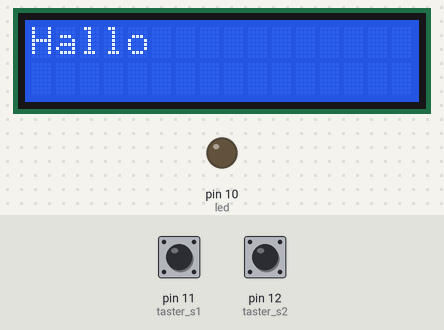
Recording of a sketch running on a simulated Arduino Uno, built with avr-gcc and run on an emulated ATmega328P. Parts: 16×2 character LCD, output pins drawn as LEDs (lit = HIGH). Dashed ring = blinking. Inputs (shaded band) come from the test bench; at power-on: pin 12 (taster_s2) LOW, pin 11 (taster_s1) HIGH. What the sketch prints to the serial monitor is not drawn.

Above: at 1.2 s.
1.3 s: pin 12 (taster_s2) pulled HIGH for 0.15 s
At 2.1 s:
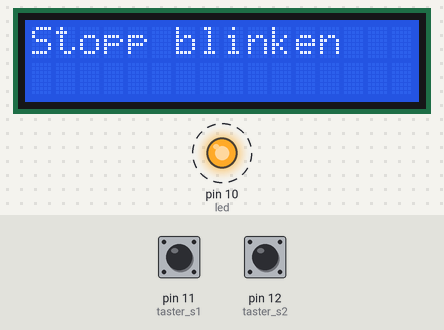
3.8 s: pin 12 (taster_s2) pulled HIGH for 3.2 s
At 5.9 s:
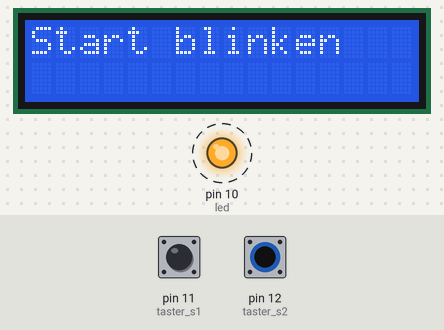
8.5 s: pin 11 (taster_s1) pulled LOW for 0.15 s
Timing chart, 0 to 17.6 s (numbered marks = the images above; inputs shaded):
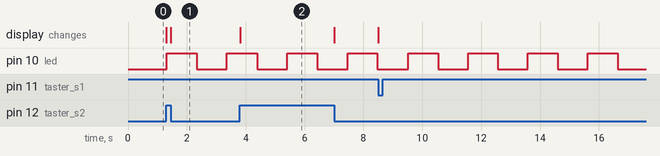

The sketch:

menu_mit_switch_case.ino
```cpp
#include <LiquidCrystal.h>

#define rs 2
#define e 3
#define d4 4
#define d5 5
#define d6 6
#define d7 7
#define spalten 16
#define zeilen 2
#define taster_s1 11
#define taster_s2 12
#define led 10

LiquidCrystal lcd(rs,e,d4,d5,d6,d7);

int menu = 0;
int funktion = 0;
int s1 = 0;
int alt_s1 = 1;
int s2 = 0;
int alt_s2 = 1;
int hilfe = 0;

void setup(){
  Serial.begin(9600);
  lcd.begin(spalten,zeilen);
  pinMode(led, OUTPUT);
  lcd.clear();
}

void loop(){
  s1 = digitalRead(taster_s1);
  s2 = digitalRead(taster_s2);

  if(s1 != alt_s1 || s2 != alt_s2){
    switch (menu) {
      case 0:
        lcd.print("Hallo");
        if(s1 == HIGH)
          menu = 1;
        break;

      case 1:
        lcd.clear();
        lcd.print("Start blinken");
        if(s1 == HIGH)
          menu = 2;
        if(s2 == HIGH)
          funktion = 1;
        break;

      case 2:
        lcd.clear();
        lcd.print("Stopp blinken");
        if(s1 == HIGH)
          menu = 1;
        if(s2 == HIGH)
          funktion = 0;
        break;
    }
    alt_s1 = s1;
    alt_s2 = s2;
    delay(10);
  }

    switch (funktion) {
      case 0:
        digitalWrite(led, LOW);
        break;
      case 1:
        Serial.println(hilfe);
        if(hilfe < 100){
          digitalWrite(led, HIGH);
          delay(10);
          hilfe++;
        }
        else if(hilfe > 99 && hilfe < 200){
          digitalWrite(led, LOW);
          delay(10);
          hilfe++;
        }
        else
          hilfe = 0;
        break;
    }
  }
```

Measured:
- after the input at 1.3 s, pin 10 (led): LOW → HIGH at once, → LOW 1.0 s later, → HIGH 1.0 s later; the display: first changes at once (image 1 shows a later state)
- after the input at 3.8 s, the display: changes at once (image 2)
